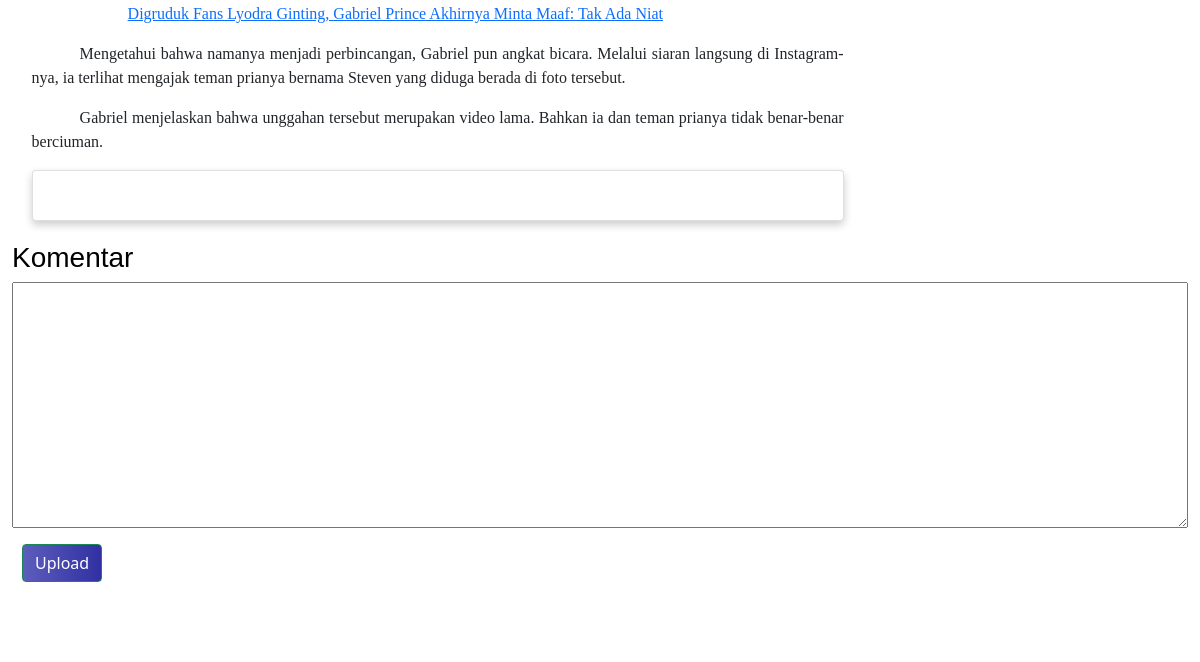
/bidang/show.php?judul=Gabriel Prince Buka Suara Terkait Isu Gay, Usai Fo (signed in, lower part), run on an earlier commit of the app's database.
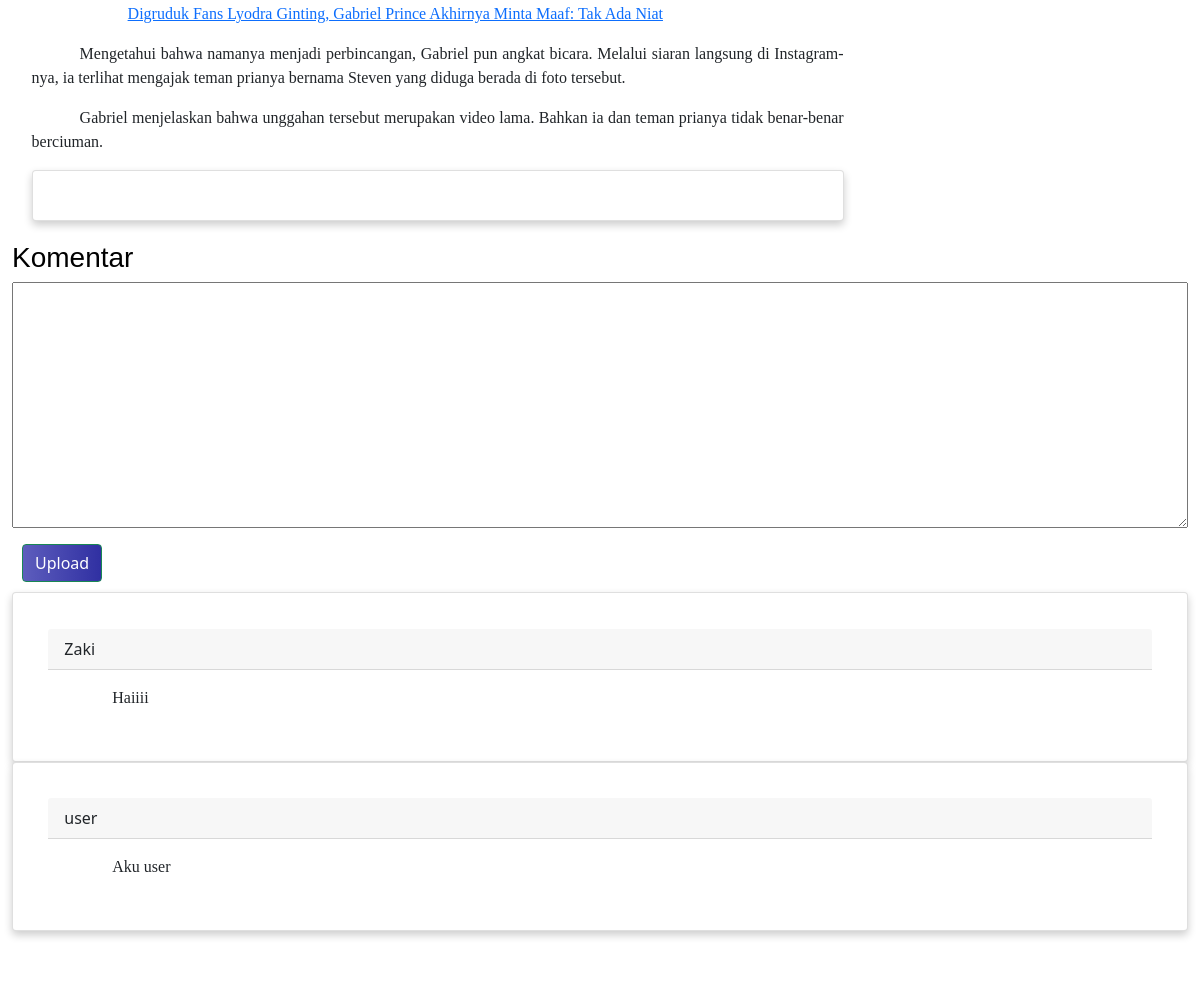
And on a later commit of the database.
### tables this page shows
CREATE TABLE `berita` (
  `ID_Berita` int(11) NOT NULL,
  `ID_Admin` int(11) NOT NULL,
  `Jenis` varchar(50) NOT NULL,
  `Gambar` varchar(500) NOT NULL,
  `Judul` varchar(500) NOT NULL,
  `Tanggal` date NOT NULL,
  `Isi` longtext NOT NULL
);

CREATE TABLE `komentar` (
  `ID_komen` int(11) NOT NULL,
  `ID_Admin` int(11) NOT NULL,
  `ID_Berita` int(11) NOT NULL,
  `Nama` varchar(50) NOT NULL,
  `Isi` varchar(1000) NOT NULL
);

### bidang/show.php (the view, shortened to what this page needs)
<!DOCTYPE html>
<html lang="en">
<head>
  <link rel="stylesheet" href="../assets/style.css">
  <link href="https://cdn.jsdelivr.net/npm/bootstrap@5.0.2/dist/css/bootstrap.min.css"
  rel="stylesheet"
>
</head>
<body>
  <?php
    require "../db/koneksi.php";
    if (isset($_GET['judul'])) {
    $judul = $_GET['judul'];
    $result = mysqli_query($conn,"SELECT*FROM berita WHERE Judul ='$judul'");
    }
  ?>
<div style="width:100%;">
<br>
<main>
<div id="content" style="margin-left:1%; width:70%;">
<?php
while($row=mysqli_fetch_assoc($result)){
    $berita=$row['ID_Berita'];
    $komen = mysqli_query($conn,"SELECT*FROM komentar WHERE ID_Berita = '$berita'");
    echo "<img src='../db/".$row['Gambar']."' style='width:100%' class='featured-image' alt=''>
    <h3>".$judul."</h3>
    <p>".nl2br($row["Isi"])."</p>";
}?>
<article class="card">
</article>
</div>
</main>
</div>
<?php
if($_SESSION["user"] == 'user'){
?>
  <div class="container-fluid">
    <h3 style="font-family: 'Lucida Sans', 'Lucida Sans Regular', 'Lucida Grande', 'Lucida Sans Unicode', Geneva, Verdana, sans-serif;"
    >Komentar</h3>
    <div>
      <form action="komen.php" method="POST">
        <textarea name="komentar" id="" rows="10" style="width:100%;"></textarea>
        <button id="tb" class="btn btn-success" type="submit" name="tambah" style="margin:10px; background: -webkit-linear-gradient(right, rgb(48, 48, 162), rgb(93, 93, 189) );"
        >Upload</button>
      </form>
    </div>
    <?php
    while($row=mysqli_fetch_assoc($komen)){
    echo '<div class="card">
          <div class="card-header">
            '.$row["Nama"].'
          </div>
          <div class="card-body">
            <p class="card-text">'.$row["Isi"].'</p>
          </div>
          </div>';
        }
  ?>
  </div>
<?php
}
?>
<link rel="stylesheet" href="https://cdnjs.cloudflare.com/ajax/libs/font-awesome/4.7.0/css/font-awesome.min.css">
<footer>
<div class="footers">
  <a href="#"><i class="fa fa-facebook"></i></a>
  <a href="#"><i class="fa fa-instagram"></i></a>
  <a href="#"><i class="fa fa-youtube"></i></a>
  <a href="#"><i class="fa fa-twitter"></i></a>
  <div class="cp">ENJOY YOUR NEWS</div>
</div>
</footer>
</body>
</html>

What changed in the data, as far as the page shows it:
added komentar: Nama "Zaki", Isi "Haiiii"
added komentar: Nama "user", Isi "Aku user"
